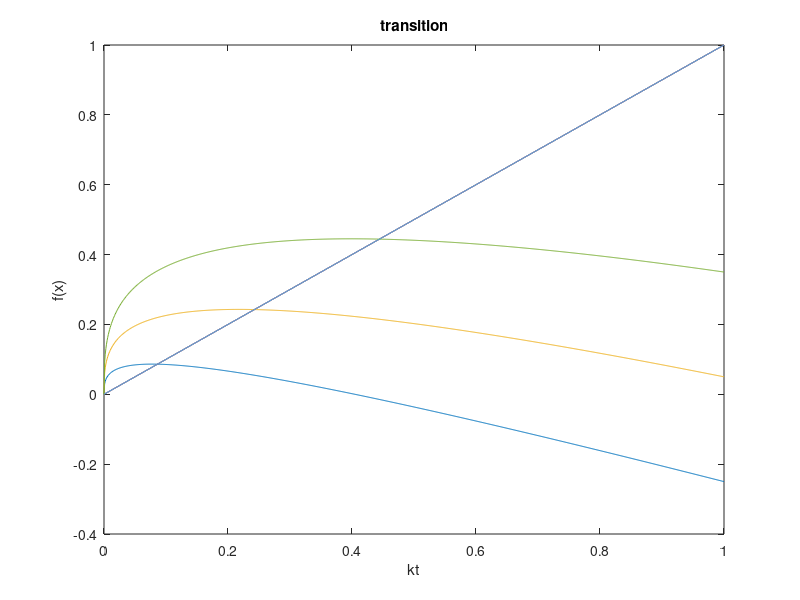

MATLAB code to generate this figure:
% Exercise4
% ソローモデルのダイナミクスをプロット

%変数
g = 0.05;
n = 0.1;
alpha = 0.33;
rho = 0.05;
delta = 0.4;

%s = 0.3;
%k=0:0.01:0.1;
%kplus = s*k.^alpha - (n + g + delta).*k;

%for i=1:3 
	%s = 0.3;
	s=0.3
	k=0:0.001:1;
	kplus = s*k.^alpha - (n + g + delta).*k;

plot(k,kplus,k,k)
hold on 
title('transition')
xlabel('kt')
ylabel('f(x)')


	s=0.6
	k=0:0.001:1;
	kplus = s*k.^alpha - (n + g + delta).*k;

plot(k,kplus,k,k)
hold on 

	s=0.9
	k=0:0.001:1;
	kplus = s*k.^alpha - (n + g + delta).*k;

plot(k,kplus,k,k)
hold on 
